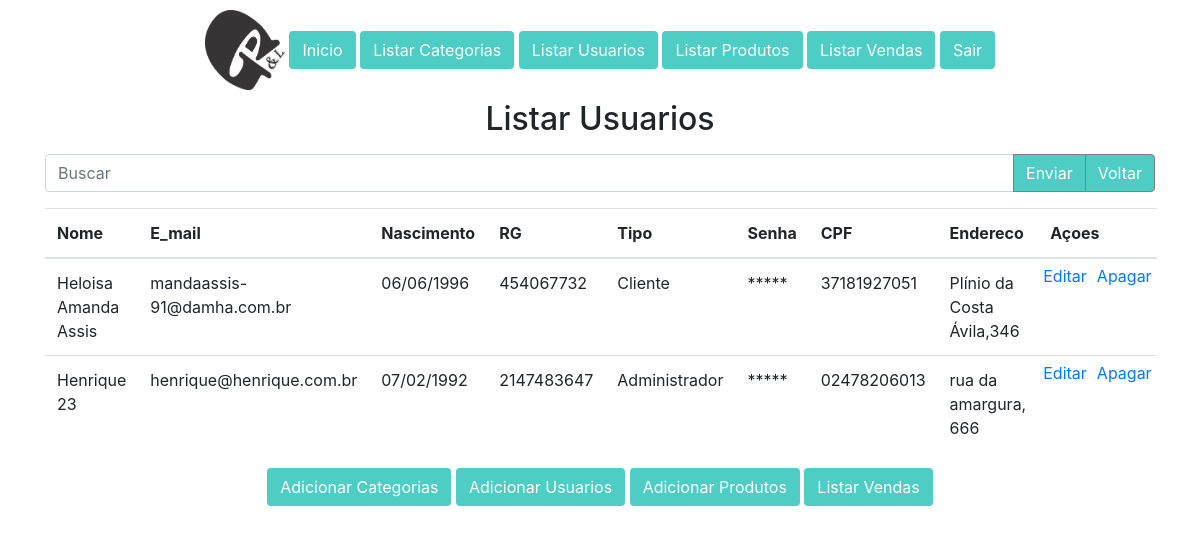
Page /usuario/listausu.php?Buscar=2 (signed in) on the committed database.
### tables this page shows
CREATE TABLE IF NOT EXISTS `usuarios` (
`ID` int(11) NOT NULL,
  `Nome` varchar(50) NOT NULL,
  `E_mail` varchar(30) NOT NULL,
  `Nascimento` date NOT NULL,
  `RG` int(11) NOT NULL,
  `Tipo` varchar(10) NOT NULL,
  `Senha` varchar(250) NOT NULL,
  `CPF` varchar(13) NOT NULL,
  `Endereco` varchar(25) NOT NULL
);

### class/Usuarios.class.php (called while the page is built, shortened)
<?php
class Usuarios{
		private $conexao;
		private $tabela;
		public function __construct(){
			$this->conexao = mysqli_connect("localhost", "root", "", "bancopietro")
			or die("Erro de Conexão no Banco");
			$this->tabela = "usuarios";
		}
		public function __get($key){
			return $this->$key;
		}
		public function listar($complemento = ""){
			$sql = "SELECT * FROM $this->tabela ".$complemento;
			$resultado = mysqli_query($this->conexao, $sql);
		$retorno = null;
		while($res = mysqli_fetch_assoc($resultado)){
			$obj = new Usuarios();
			$obj->ID = $res['ID'];
			$obj->Nome = $res['Nome'];
			$obj->E_mail = $res['E_mail'];
			$obj->Nascimento = $res['Nascimento'];
			$obj->RG = $res['RG'];
			$obj->Tipo = $res['Tipo'];
			$obj->Senha = $res['Senha'];
			$obj->CPF = $res['CPF'];
			$obj->Endereco = $res['Endereco'];
			$retorno[] = $obj;
		}
		return $retorno;
		}
	}
?>

### usuario/listausu.php (the view, shortened to what this page needs)
<?php
	include_once "../topo.php";
	include_once "../class/Usuarios.class.php";
?>
<div style="text-align: center; margin: 10px auto 10px auto ">
		<img src="../imagem/logoGR&L.png" height="80" width="80" style="text-align: 20px">
		<a type="button" class="btn" style="background:#4ECDC4; color: white" href="../index2.php">Inicio</a>
		<a type="button" class="btn" style="background:#4ECDC4; color: white" href="../categoria/listacat.php">Listar Categorias</a>
		<a type="button" class="btn" style="background:#4ECDC4; color: white" href="listausu.php">Listar Usuarios</a>
		<a type="button" class="btn" style="background:#4ECDC4; color: white" href="../produto/listaprod.php">Listar Produtos</a>
		<a type="button" class="btn" style="background:#4ECDC4; color: white" href="../comanda/listavenda.php">Listar Vendas</a>
		<a type="button" class="btn" style="background:#4ECDC4; color: white" href="../usuario/logout.php">Sair</a>
		</div>
	<h2 style="text-align:center;">Listar Usuarios</h2>
	<form method="GET" action="">
		<div class="container mt-3">
			<div class="input-group mb-3">
				<input class="form-control" type="text" name="Buscar" placeholder="Buscar"/>
				<div class="input-group-append">
					<button class="btn btn-success" style="border:0.5px solid gray; background:#4ECDC4; color: white" type="submit" value="Enviar">Enviar</button>
					<button class="btn btn-success" style="border:0.5px solid gray; background:#4ECDC4; color: white" onclick='window.location.href="listausu.php"'>
					Voltar</button>
				</div>
			</div>
		</div>
	</form>
<?php
	$obj = new Usuarios;
	if(isset($_GET['Buscar']))
		$retorno = $obj->listar('where ID="'.$_GET['Buscar'].'" or Nome like "%'.$_GET['Buscar'].'%"');
	else
		$retorno = $obj-> listar();
	echo "<div class='container'>
	<table class='table table-hover'>
		<thead>
			<th>Nome</th>
			<th>E_mail</th>
			<th>Nascimento</th>
			<th>RG</th>
			<th>Tipo</th>
			<th>Senha</th>
			<th>CPF</th>
			<th>Endereco</th>
			<th colspan='2'>Açoes</th>
		</thead>
		<tbody>";
		if($retorno ==''){
		echo "Sua busca não retornou nenhum resultado, tente novamente";}
		else {
			foreach ($retorno as $linha){
				if($linha->Tipo == 0){$tipoUser = "Administrador";}else{$tipoUser = "Cliente";}
			echo "<tr>
					<td>$linha->Nome</td>
					<td>$linha->E_mail</td>
					<td>".date("d/m/Y", strtotime($linha->Nascimento))."</td>
					<td>$linha->RG</td>
					<td>$tipoUser</td>
					<td>*****</td>
					<td>$linha->CPF</td>
					<td>$linha->Endereco</td>
					<td style= 'padding:5px'><a href='editausu.php?ID=$linha->ID' >Editar</a></td>
					<td style= 'padding:5px'><a href='apagausu.php?ID=$linha->ID' >Apagar</a></td>
			   </tr>";
			}
		}
		echo "</tbody></table></div>";
?>
<div style="text-align: center; margin: 10px auto 10px auto ">
		<a type="button" class="btn" style="background:#4ECDC4; color: white" href="../categoria/categoria.php">Adicionar Categorias</a>
		<a type="button" class="btn" style="background:#4ECDC4; color: white" href="../usuario/usuario.php">Adicionar Usuarios</a>
		<a type="button" class="btn" style="background:#4ECDC4; color: white" href="../produto/produto.php">Adicionar Produtos</a>
		<a type="button" class="btn" style="background:#4ECDC4; color: white" href="../comanda/listavenda.php">Listar Vendas</a>
		</div>

### rows in the picture
usuarios: Nome "Heloisa Amanda Assis", E_mail "mandaassis-91@damha.com.br", Nascimento "06/06/1996", RG "454067732", Tipo "Cliente", CPF "37181927051", Endereco "Plínio da Costa Ávila,346"
usuarios: Nome "Henrique 23", E_mail "henrique@henrique.com.br", Nascimento "07/02/1992", RG "2147483647", Tipo "Administrador", CPF "02478206013", Endereco "rua da amargura, 666"
